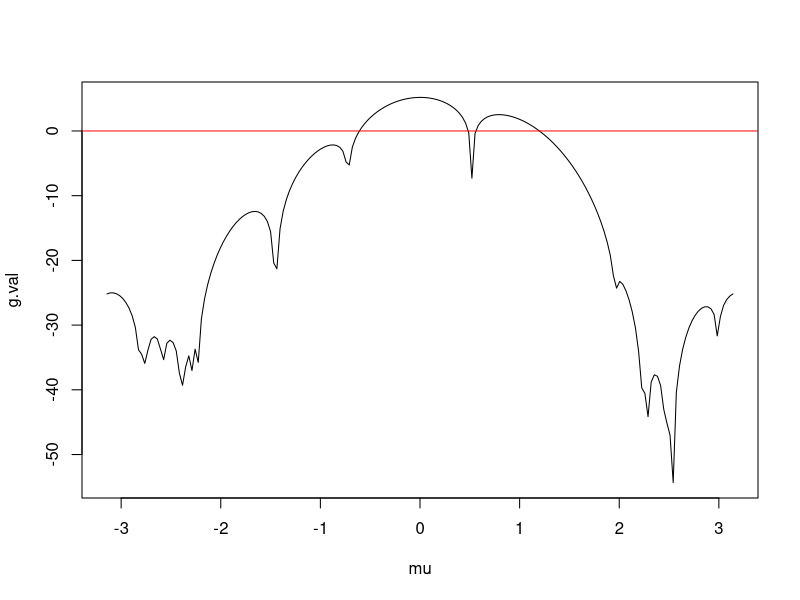

Recreate this plot in R.

X <-c(3.91,4.85,2.28,4.06,3.7,4.0,5.56,3.53,2.28,1.96,2.54,3.88,2.22,3.47,4.82,2.46,2.99,2.54,0.52,2.5)
mu<-mean(X)



l<-function(mu){sum (log ((1-cos(X-mu))))}
g <- function(mu){
  sum((1/(1-cos(X-mu))*sin(X-mu)))
}
g.prime<-function(mu){
  sum(sin(x-mu)/(cos(x-mu)-1))
}


mu <- seq(-pi,pi, length=200)
g.val <- numeric(length(mu))
for(i in 1:length(mu)){
  g.val[i] <- l(mu[i])
}
#g gradient,test mu
plot(mu, g.val, type="l")
abline(h=0, col="red")

theta=0.06194696

my.newton <-function(x,g,itr=100000)
{
 
   g.prime <- function(mu){
    sum((1/(1-cos(X-mu))*sin(X-mu)))
  }
  g.2prime<-function(mu){
    sum(sin(x-mu)/(cos(x-mu)-1))
  }
  
  
  
  ## MAIN
  for(i in 1:itr)
  {x = x - g.prime(x)/g.2prime(x)
  }
  return(x)
  
}
mu=my.newton(x=1,g=g,itr=100000)
mu
mu=my.newton(x=-2.7,g=g,itr=100000)
mu
mu=my.newton(x=2.7,g=g,itr=100000)
mu
mu=my.newton(x=1,g=g,itr=100000)
mu
mu=my.newton(x=1.5,g=g,itr=100000)
mu
mu=my.newton(x=4,g=g,itr=100000)
mu
mu=my.newton(x=4.7,g=g,itr=100000)
mu
mu=my.newton(x=7,g=g,itr=100000)
mu
mu=my.newton(x=8.44,g=g,itr=100000)
mu
mu=my.newton(x=38,g=g,itr=100000)
mu



my.bisection <- function(interval, g, max.iter = 100000){
  # interval: [a_0, b_0], g: the score function
  # if (....) stop("invalid arguments...")
  fn.val <- c(g(interval[1]), g(interval[2]))
  
  if( fn.val[1] * fn.val[2] > 0) stop("invalid argument")
  
  for(t in 0:max.iter){
    m <-  (interval[1] + interval[2])/2 # mean(interval)
    
    fn.m <- g(m)
    if(fn.val[1]*fn.m <= 0){
      interval[2] <- m
      fn.val[2] <- fn.m
    } else { # fn.val[2]*fn.m <= 0
      interval[1] <- m
      fn.val[1] <- fn.m
    }
    # cat("[", t, "]", "interval:", interval, "\n")
    
    
  }
  return(m)
}

my.bisection(c(-0.5,0.5), g=g,
             max.iter = 100000)



## MAIN
my.fixp<-function(x,alpha,itr=100000,g)
{
  for(i in 1:itr)
  {x = alpha*g(x) + x}
  return(x)}
my.fixp(x=-1,alpha=1,itr=10000,g=g)
my.fixp(x=-1,alpha=0.64,itr=10000,g=g)
my.fixp(x=-1,alpha=0.25,itr=10000,g=g)


my.sec<-function(mu0,mu1,itr=100,g)
{
  
  #cat("interval:", mu0, "\n")
  for(i in 1:itr)
  {x=mu1-g(mu1)*(mu1-mu0)/(g(mu1)-g(mu0))
  
  mu0=mu1
  mu1=x
  if(g(mu1)==g(mu0)){break}
  #cat("interval:", mu0, "\n")
  }
  return(mu1)
}
my.sec(-2,-1,itr=100,g=g)
my.sec(-3,3,itr=100000,g=g)
my.sec(-3,1,itr=100000,g=g)
my.sec(-3,20,itr=100000,g=g)


